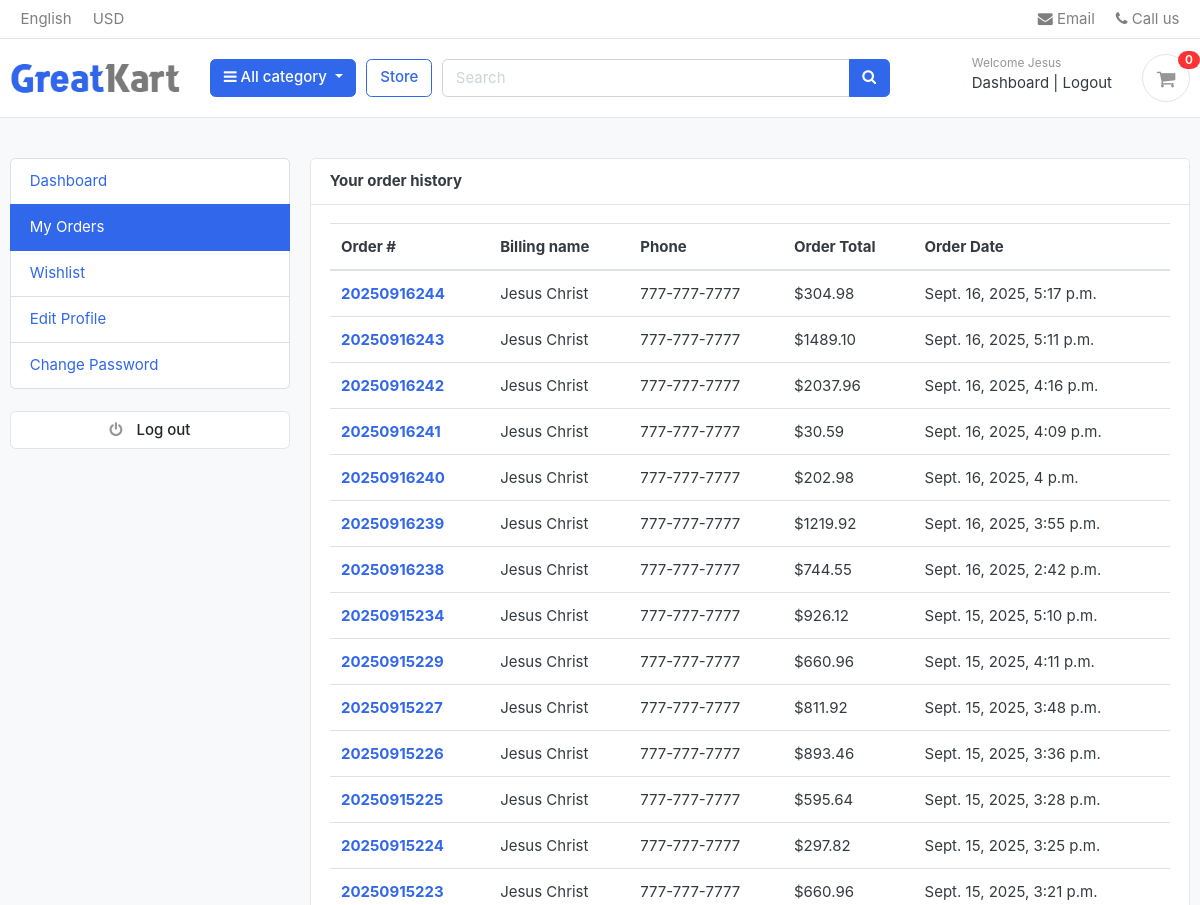
The app's page /accounts/my_orders/ (signed in, upper part), older data.
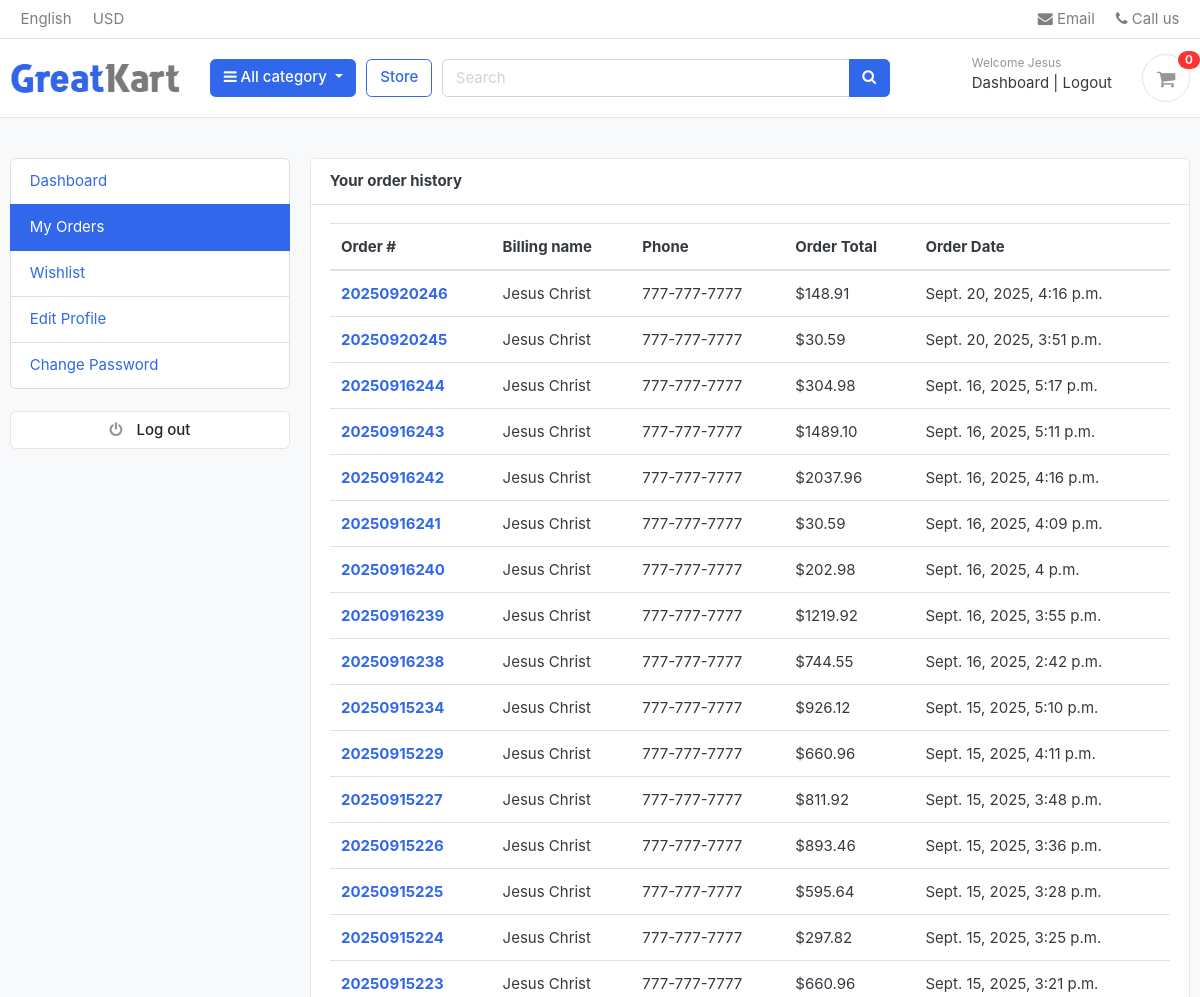
The same page, newer data.
### orders/models.py (models this page shows, shortened)
class Order(models.Model):
    STATUS = (
        ("AUTHORIZED", "Authorized"),
        ("PENDING", "Pending"),
        ("CAPTURED", "Captured"),
        ("REFUNDED", "Refunded"),
    )
    ORDER_STATUS = (
        ("PROCESSING", "Processing"),
        ("SHIPPED", "Shipped"),
        ("CANCELLED", "Cancelled"),
        ("RETURNED", "Returned"),
    )
    user = models.ForeignKey(Account, on_delete=models.SET_NULL, null=True)
    payment = models.ForeignKey(Payment, on_delete=models.SET_NULL, blank=True, null=True)
    order_number = models.CharField(max_length=20)
    first_name = models.CharField(max_length=50)
    last_name = models.CharField(max_length=50)
    phone = models.CharField(max_length=15)
    email = models.EmailField(max_length=50)
    address_line_1 = models.CharField(max_length=50)
    address_line_2 = models.CharField(max_length=50, blank=True)
    country = models.CharField(max_length=2, default='US')  # 2-letter code
    state = models.CharField(max_length=2)
    city = models.CharField(max_length=50)
    zip_code = models.CharField(max_length=10)
    order_note = models.CharField(max_length=100, blank=True)
    order_total = models.DecimalField(max_digits=10, decimal_places=2)
    tax = models.DecimalField(max_digits=10, decimal_places=2)
    shipping_cost = models.DecimalField(max_digits=10, decimal_places=2, default=0,
                                        help_text="Final shipping cost applied to this order")
    status = models.CharField(max_length=10,choices=STATUS,default="AUTHORIZED",verbose_name="Payment Status")
    tracking_number = models.CharField(max_length=100, blank=True, null=True,
                                       help_text="Carrier tracking number for shipment")
    order_status = models.CharField(max_length=15,choices=ORDER_STATUS,default="PROCESSING",)
    is_ordered = models.BooleanField(default=False)
    ip = models.CharField(blank=True, max_length=20)
    created_at = models.DateTimeField(auto_now_add=True)
    updated_at = models.DateTimeField(auto_now=True)
    shipping_first_name = models.CharField(max_length=50, blank=True)
    shipping_last_name = models.CharField(max_length=50, blank=True)
    shipping_phone = models.CharField(max_length=15, blank=True)
    shipping_email = models.EmailField(max_length=50, blank=True)
    shipping_address_line_1 = models.CharField(max_length=50, blank=True)
    shipping_address_line_2 = models.CharField(max_length=50, blank=True)
    shipping_country = models.CharField(max_length=2, blank=True, default='US')
    shipping_state = models.CharField(max_length=2, blank=True)
    shipping_city = models.CharField(max_length=50, blank=True)
    shipping_zip_code = models.CharField(max_length=20, blank=True)
    shipping_method = models.CharField(max_length=50, blank=True, null=True,
                                       help_text="Carrier or type (e.g., FedEx Home, Free Shipping)")
    supplier_name = models.CharField(max_length=255, blank=True, null=True)
    po_number = models.CharField(max_length=100, blank=True, null=True)
    supplier_order_date = models.DateField(blank=True, null=True)
    paypal_authorization_id = models.CharField(max_length=255, blank=True, null=True)
    def full_name(self):
        return f'{self.first_name} {self.last_name}'

### accounts/views.py (the view)
# urls.py: path('my_orders/', views.my_orders, name='my_orders'),
@login_required(login_url='login')
def my_orders(request):
    orders = Order.objects.filter(
        user=request.user
    ).exclude(
        status="New"   # hide only brand new / incomplete orders
    ).order_by('-created_at')
    context = {
        'orders': orders,
    }
    return render(request, 'accounts/my_orders.html', context)

### carts/context_processors.py (called while the page is built)
def counter(request):
    cart_count = 0
    if 'admin' in request.path:
        return {}
    else:
        try:
            cart = Cart.objects.filter(cart_id= _cart_id(request))
            if request.user.is_authenticated:
                cart_items = CartItem.objects.all().filter(user=request.user)
            else:
                cart_items = CartItem.objects.all().filter(cart=cart[:1])
            for cart_item in cart_items:
                cart_count += cart_item.quantity
        except Cart.DoesNotExist:
            cart_count = 0
    return dict(cart_count=cart_count)

### carts/utils.py (called while the page is built)
def _cart_id(request):
    cart_id = request.session.get('cart_id')
    if not cart_id:
        cart_id = str(uuid.uuid4())
        request.session['cart_id'] = cart_id
        request.session.modified = True
    return cart_id

### category/context_processors.py (called while the page is built)
def menu_links(request):
    from category.models import Category
    links = Category.objects.all()
    return dict(links=links)

### category/models.py (called while the page is built)
    def get_url(self):
        return reverse('store:products_by_category', args=[self.slug])

### templates/accounts/my_orders.html (shortened to what this page needs)
{% extends 'base.html' %}
{% block content %}
<section class="section-content padding-y bg">
<div class="container">
	<div class="row">
	{% include 'includes/dashboard_sidebar.html' %}
	<main class="col-md-9">
		<article class="card">
		<header class="card-header">
			<strong class="d-inline-block mr-3">Your order history</strong>
		</header>
		<div class="card-body">
			<div class="row">
			<div class="col-md-12">
				<table class="table table-hover">
  <thead>
    <tr>
      <th scope="col">Order #</th>
      <th scope="col">Billing name</th>
      <th scope="col">Phone </th>
      <th scope="col">Order Total</th>
	  <th scope="col">Order Date</th>
    </tr>
  </thead>
  <tbody>
  	{% for order in orders %}
    <tr>
      <th scope="row"><a href="{% url 'order_detail' order.order_number  %}">{{ order.order_number }}</a></th>
      <td>{{ order.full_name }}</td>
      <td>{{ order.phone }}</td>
      <td>${{ order.order_total|floatformat:2 }}</td>
	  <td>{{ order.created_at }}</td>
    </tr>
	{% endfor %}
  </tbody>
</table>
			</div>
			</div>
			</div>
		</article>
	</main>
</div>
</div>
</section>
{% endblock %}

Row changes from the older to the newer data that the page shows:
added Order: order_number "20250920246", full_name "Jesus Christ", phone "777-777-7777", order_total "148.91", created_at "Sept. 20, 2025, 4:16 p.m."
added Order: order_number "20250920245", full_name "Jesus Christ", phone "777-777-7777", order_total "30.59", created_at "Sept. 20, 2025, 3:51 p.m."
